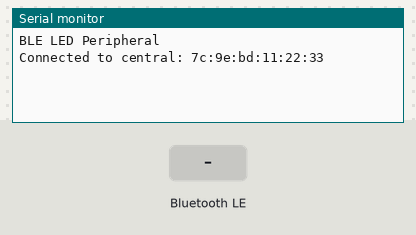
This sketch was run on a simulated Arduino Nano 33 IoT. Shown: the last lines printed to the serial monitor. Inputs (shaded band) come from the test bench. Nothing arrives over Bluetooth unless stated; a phone connects over Bluetooth LE 3 s after start.

Above: at 3.8 s.
3.9 s: Bluetooth LE write "1" received
At 5.1 s:
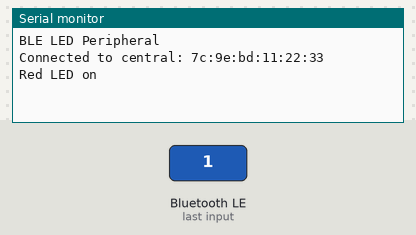
5.4 s: Bluetooth LE write "0" received
At 6.4 s:
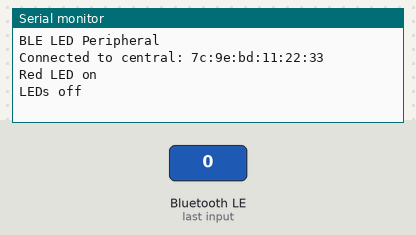
6.9 s: Bluetooth LE write "2" received
At 7.6 s:
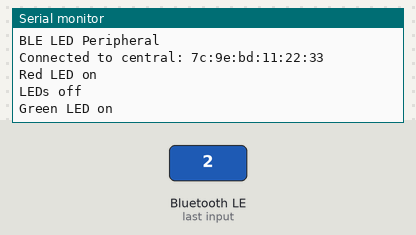

Measured:
- after the input at 3.9 s, the serial monitor: prints a new line at once (image 1)
- after the input at 5.4 s, the serial monitor: prints a new line at once (image 2)
- after the input at 6.9 s, the serial monitor: prints a new line at once (image 3)

The sketch:

practica_4_2.ino
```cpp
#include <ArduinoBLE.h>

BLEService ledService("180A"); // BLE LED Service

// BLE LED Switch Characteristic - custom 128-bit UUID, read and writable by central
BLEByteCharacteristic switchCharacteristic("2A57", BLERead | BLEWrite);

void setup() {
  Serial.begin(115200);
  while (!Serial);

  // begin initialization
  if (!BLE.begin()) {
    Serial.println("starting Bluetooth® Low Energy failed!");

    while (1);
  }

  // set advertised local name and service UUID:
  BLE.setLocalName("ESP_Raul");
  BLE.setAdvertisedService(ledService);

  // add the characteristic to the service
  ledService.addCharacteristic(switchCharacteristic);

  // add service
  BLE.addService(ledService);

  // set the initial value for the characteristic:
  switchCharacteristic.writeValue(0);

  // start advertising
  BLE.advertise();

  Serial.println("BLE LED Peripheral");
}

void loop() {
  BLEDevice central = BLE.central();

  // if a central is connected to peripheral:
  if (central) {
    Serial.print("Connected to central: ");
    // print the central's MAC address:
    Serial.println(central.address());

    // while the central is still connected to peripheral:
    while (central.connected()) {
      // if the remote device wrote to the characteristic,
      // use the value to control the LED:
      if (switchCharacteristic.written()) {
        switch (switchCharacteristic.value()) {   // any value other than 0
          case 01:
            Serial.println("Red LED on");
            break;
          case 02:
            Serial.println("Green LED on");
            break;
          case 03:
            Serial.println("Blue LED on");
            break;
          default:
            Serial.println(F("LEDs off"));
            break;
        }
      }
    }

    // when the central disconnects, print it out:
    Serial.print(F("Disconnected from central: "));
    Serial.println(central.address());
  }
}
```
